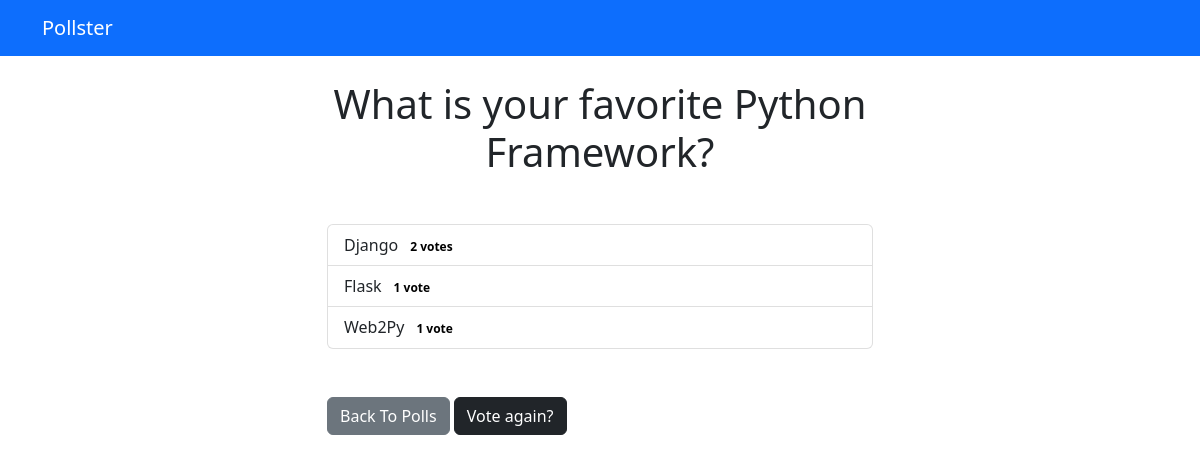
/polls/1/results/, run on an earlier commit of the app's database.
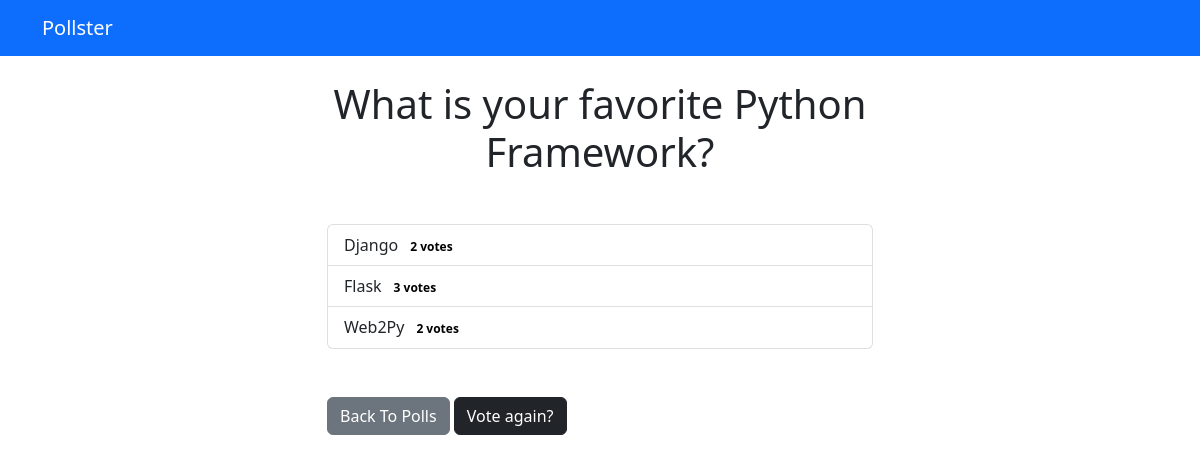
And on a later commit of the database.
### polls/models.py (models this page shows, shortened)
class Choice(models.Model):
    question = models.ForeignKey(Question, on_delete=models.CASCADE)
    choice_text = models.CharField(max_length=200)
    votes = models.IntegerField(default=0)

### polls/views.py (the view)
# urls.py: path("<int:question_id>/results/", views.results, name="results"),
def results(request, question_id):
    question = get_object_or_404(Question, pk=question_id)
    return render(request, "polls/results.html", {"question": question})

### templates/polls/results.html
{% extends 'base.html' %} {% block content %}
<h1 class="mb-5 text-center">{{ question.question_text }}</h1>
<ul class="list-group mb-5">
  {% for choice in question.choice_set.all %}
  <li class="list-group-item">
    {{ choice.choice_text }}
    <span class="badge badge-success" style="color: black"
      >{{ choice.votes }} vote{{ choice.votes | pluralize }}</span
    >
  </li>
  {% endfor %}
</ul>
<a class="btn btn-secondary" href="{% url 'polls:index' %}">Back To Polls</a>
<a class="btn btn-dark" href="{% url 'polls:detail' question.id %}"
  >Vote again?</a
>
{% endblock %}

What changed in the data, as far as the page shows it:
changed Choice "Flask": votes "1" → "3"; votes|pluralize (not shown) → "s"
changed Choice "Web2Py": votes "1" → "2"; votes|pluralize (not shown) → "s"
